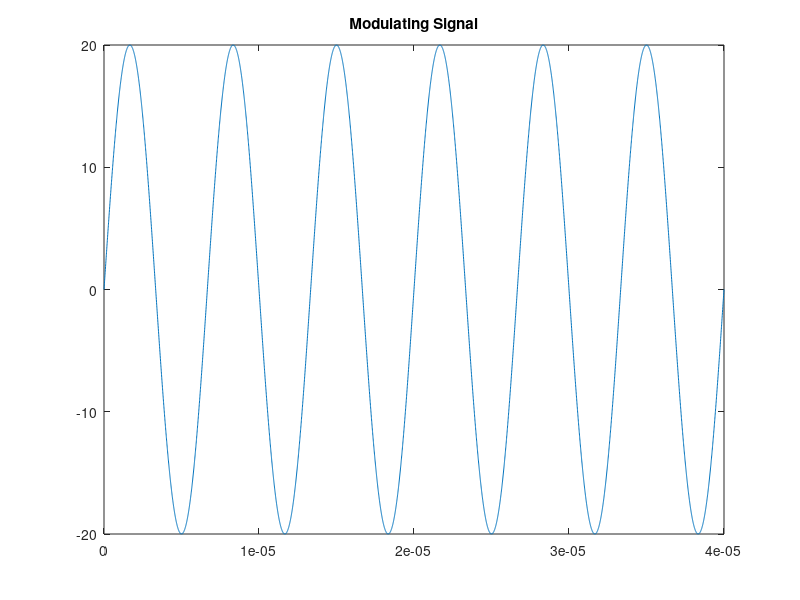
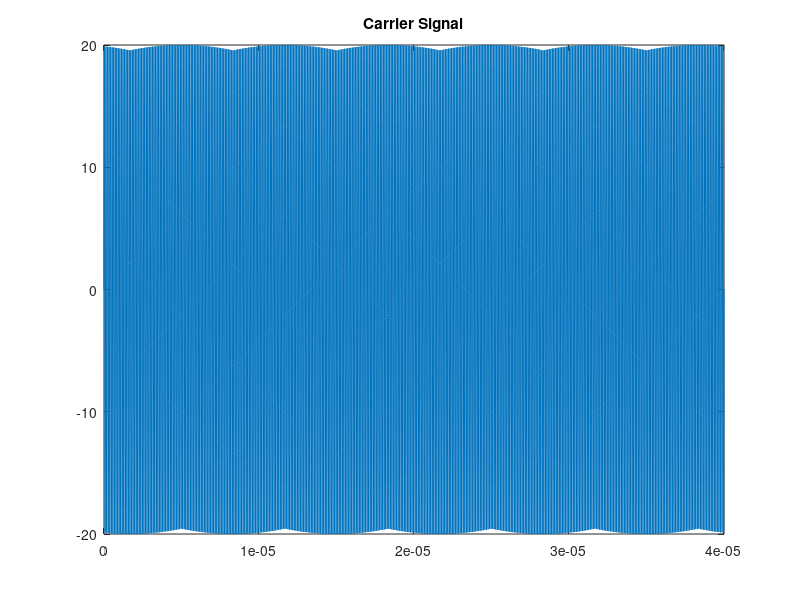
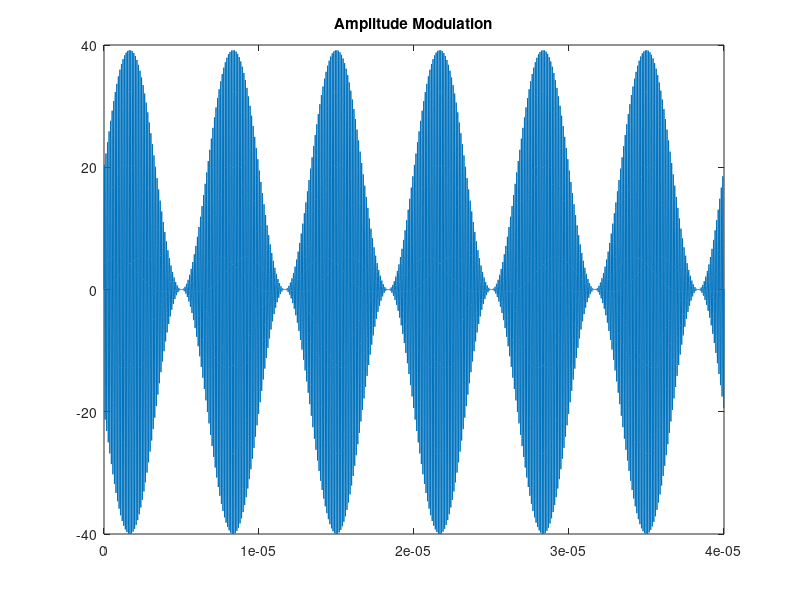

These figures' MATLAB source, in order: (Note: this script raises an error after producing the figures.)
clear all
close all

%% Modulating Signal
m = 1

Vm = 20
fm = 150000
Tm = 1/fm
t = 0:Tm/999:6*Tm
vm = Vm*sin(2*pi*fm*t)
% figure(1);
% subplot(3,1,1);
figure(1);
plot(t,vm);
title('Modulating Signal')

%% Carrier Signal

Vc=Vm/m
fc = 10000000
Tc = 1/fc
vc = Vc*sin(2*pi*fc*t)
% figure(1);
% subplot(3,1,2);
figure(2);
plot(t,vc)
title('Carrier Signal')

%% Amplitude Modulation

Am = (Vc+Vm*sin(2*pi*fm*t)).* sin(2*pi*fc*t);
% subplot(3,1,3);
figure(3);
plot(t,Am);
title('Amplitude Modulation')

%% Project Proper || Amplitude Modulation
 
%% Modulated Signal
%Read the audio signal [Modulating Signal]
[voice_message_signal, Fs] = audioread('epic_voice.wav')
%sound(y, Fs)
figure(4); plot(voice_message_signal)
shg
xlabel 'Time'
ylabel 'Audio Signal'
title('Message Signal')

%% Carrier Signal

Vc =Vm/m
fc = 10000000
Tc = 1/fc
n = 0:Tm/999:300*Tm
vc = Vc*sin(2*pi*fc*n)
% figure(1);
% subplot(3,1,2);
figure(2);
plot(n,vc)
title('Carrier Signal')

%% Length Adjustment

carrier_signal = vc

minLength = min(length(voice_message_signal), length(vc))
% minLength = minLength/2
voice_message_signal = voice_message_signal(1:minLength)
vc = vc(1:minLength)


%% Voice Modulated Signal
Voice_Modulated_Signal = voice_message_signal .* vc
% % Voice_Modulated_Signal = (Vc+voice_message_signal) .* sin(2*pi*fc*t)
figure(5);
plot(minLength,Voice_Modulated_Signal)

%% AM Receiver

% RF section %%%%%%%%%%%%%%%%%%%%%%%%%%%%%%%%%%%%%%%%%%%%%%%%%%%%%%%%%%%%%

% Fc = [700 750 800]*1e3;     % Carrier frequencies (Hz)
% Ac = [1.00 1.25 1.50];      % Carrier amplitudes
% 
% Fm = [1 2 3]*1e3;           % Modulation frequencies (Hz)
% Dm = [0.25 0.25 0.25];      % Modulation depths
% 
% Fs = 20*max(Fc);            % Sample rate, 20 times the highest RF (Hz)
Ts = 1/Fs;                  % Sample period (s)
% 
% L = 10/min(Fm);             % Duration of signal, 10 times the period of
%                             % the lowest modulation frequency
% 
% t = Ts*(0:ceil(L/Ts)-1);    % Array of sample times (s)
% 
% Sc = diag(Ac)*cos(2*pi*Fc'*t);  % Carrier signals. A three row array with
%                                 % each row representing a single RF
%                                 % carrier.
% 
% Sm = 1 + diag(Dm)*cos(2*pi*Fm'*t);  % Modulating signals. A three row array
%                                     % with each row representing the
%                                     % modulation for a single carrier.
% 
% Stx = sum(Sm.*Sc, 1);   % RF signal. The superposition of three separately
%                         % modulated carriers. This is the type of signal
%                         % that could be expected at the output of the LNA
%                         % (or input to the mixer).

% minLength = min(length(Am), length(vc))
% Am = Am(1:minLength)
% vc = vc(1:minLength)
% vc = vc(1:5995)
% d = Am .* vc
% d1 = conv(d,exp(-t/fm))
% 
% figure(999); plot(t(1:1000),d1(1:1000))

% % zzzz = (1/pi)*(ac+mt)
% zzzz = (1/pi)*(Vc+vm)
% figure(999); plot(zzzz)


zzzz = (1/pi)*(Vc+Voice_Modulated_Signal)
figure(999); plot(zzzz)
sound(zzzz,Fs)

test = lowpass(Voice_Modulated_Signal,2*pi*Fc)

%% Mixer section %%%%%%%%%%%%%%%%%%%%%%%%%%%%%%%%%%%%%%%%%%%%%%%%%%%%%%%%%%
% 
% FLO = 300e3;                % Local oscillator frequency (Hz)
% ALO = 1;                    % Local oscillator amplitude
% SLO = ALO*cos(2*pi*FLO*t);  % Local oscillator signal
% 
% Smix = Stx.*SLO;            % Signal at the output of the mixer

%% IF filter section %%%%%%%%%%%%%%%%%%%%%%%%%%%%%%%%%%%%%%%%%%%%%%%%%%%%%%

% There is probably a slicker way to write this in MATLAB, but I am an
% analog guy and don't really have a good handle on the nuances of digital
% filtering. So I just generated a continous time transfer function for a
% Butterworth bandpass filter and then coverted that to its discrete
% equivalent.
% 
% [NUM, DEN] = butter(5, [2*pi*430e3 2*pi*470e3], 's'); % Filter coefficients
%                                                       % for a 10th order
%                                                       % Butterworth
%                                                       % bandpass centered
%                                                       % at 450 MHz
% 
% [NUM, DEN] = butter(5, [2*pi*990000 2*pi*1100000], 's');
% 
% Hd = c2d(tf(NUM, DEN), Ts);     % Discrete equivalent derived from previous
%                                 % continuous time filter coefficients
% 
% Sfilt = filter(Hd.num{1}, Hd.den{1}, Smix);     % Signal at the output of
%                                                 % the IF filter

%% Envelope detector section %%%%%%%%%%%%%%%%%%%%%%%%%%%%%%%%%%%%%%%%%%%%%%

% Srect = Sfilt; Srect(Srect<0) = 0;  % Half-wave rectified IF signal
% 
% tau = 0.1e-3;                       % Filter time constant (s)
% 
% a = Ts/tau;
% Srect_low = filter(a, [1 a-1], Srect);  % Low pass filtering to recover the
%                                         % the modulating signal

%% Plotting section %%%%%%%%%%%%%%%%%%%%%%%%%%%%%%%%%%%%%%%%%%%%%%%%%%%%%%%                                        
                                        
% The plots display numerical data from somewhere in middle of the arrays
% so that the transient responses from the filters have had a chance to
% ring out. Each figure contains three plots: the RF signal, the IF filter
% output, and the demodulated audio signal. The first figure plots a longer
% segment of time so the demodulated audio signal can be distinguished.
% The second figure plots a much shorter segment of time to show the detail
% in the RF signal.
% 
% figure;
% min_index = ceil(length(t)/2);
% max_index = min_index + ceil(2/min(Fm)/Ts);
% 
% subplot(3,1,1);
% plot(t(min_index:max_index), Stx((min_index:max_index)));
% xlim([t(min_index) t(max_index)]); xlabel('Time (s)');
% 
% subplot(3,1,2);
% plot(t(min_index:max_index), Sfilt((min_index:max_index)));
% xlim([t(min_index) t(max_index)]); xlabel('Time (s)');
% 
% subplot(3,1,3);
% plot(t(min_index:max_index), Srect_low((min_index:max_index)));
% xlim([t(min_index) t(max_index)]); xlabel('Time (s)');
% 
% figure;
% min_index = ceil(length(t)/2);
% max_index = min_index + ceil(150/min(Fc)/Ts);
% 
% subplot(3,1,1);
% plot(t(min_index:max_index), Stx((min_index:max_index)));
% xlim([t(min_index) t(max_index)]); xlabel('Time (s)');
% 
% subplot(3,1,2);
% plot(t(min_index:max_index), Sfilt((min_index:max_index)));
% xlim([t(min_index) t(max_index)]); xlabel('Time (s)');
% 
% subplot(3,1,3);
% plot(t(min_index:max_index), Srect_low((min_index:max_index)));
% xlim([t(min_index) t(max_index)]); xlabel('Time (s)');
